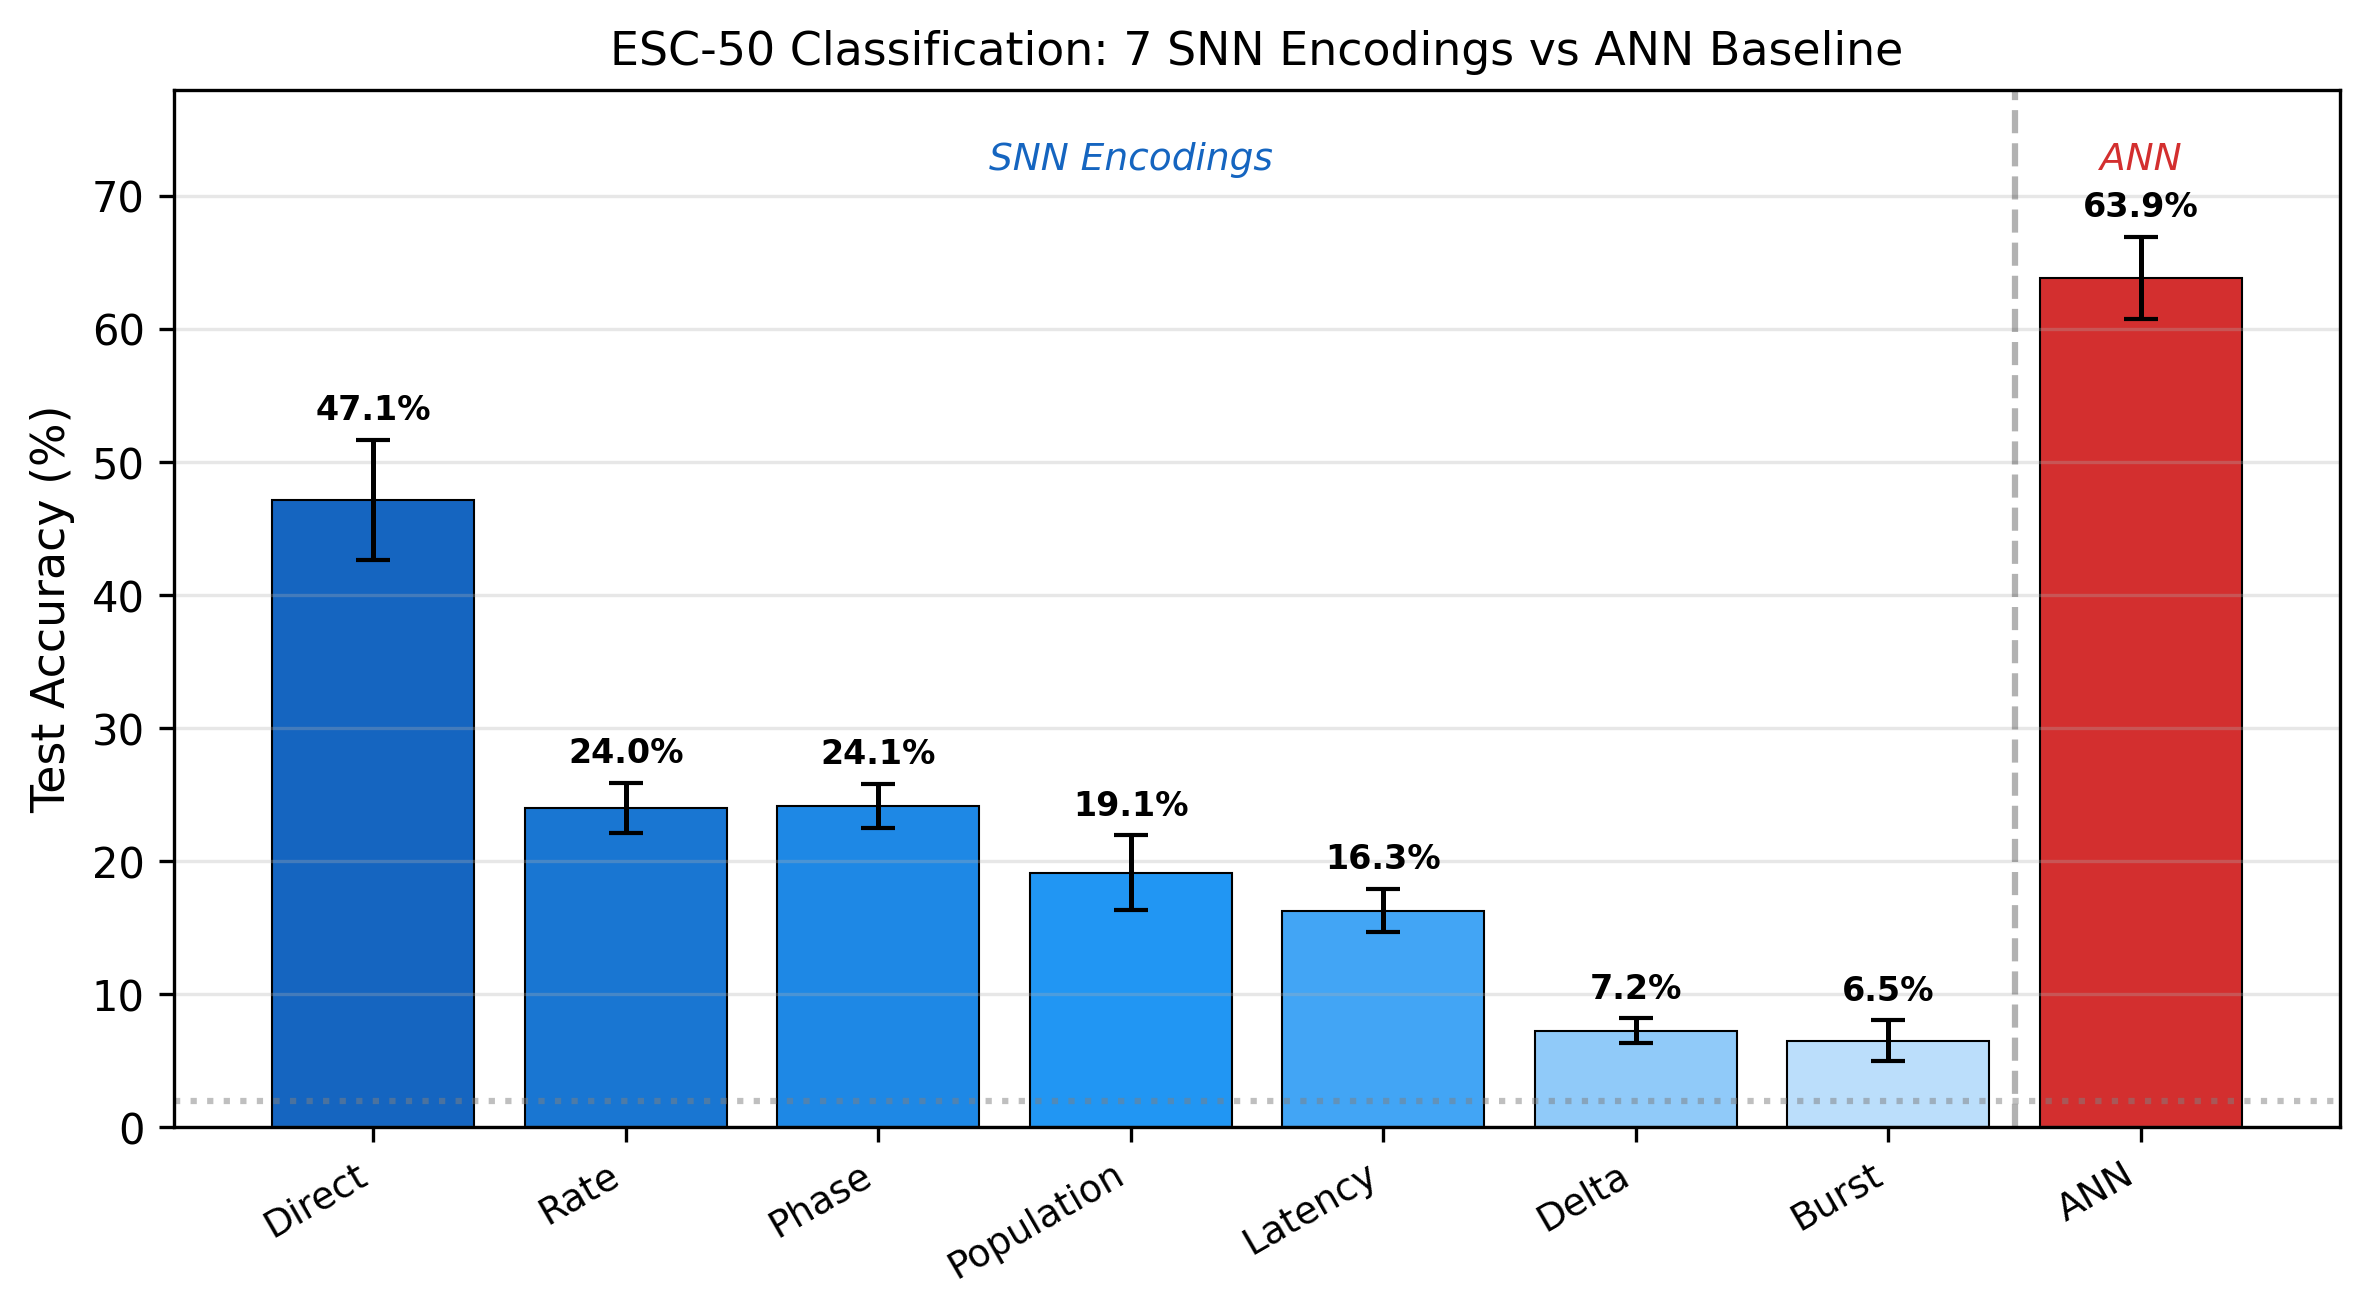

Generate this figure with Python:
"""Generate Figure 3: Encoding comparison bar chart for ICONS paper."""
import matplotlib
matplotlib.use("Agg")
import matplotlib.pyplot as plt
import numpy as np

# Data from 5-fold cross-validation results
encodings = ["Direct", "Rate", "Phase", "Population", "Latency", "Delta", "Burst", "ANN"]
means = [47.15, 24.00, 24.15, 19.15, 16.30, 7.25, 6.50, 63.85]
stds = [4.50, 1.90, 1.66, 2.79, 1.62, 0.94, 1.54, 3.07]

# Colors: SNN encodings in blue shades, ANN in red
colors = ['#1565C0', '#1976D2', '#1E88E5', '#2196F3', '#42A5F5', '#90CAF9', '#BBDEFB', '#D32F2F']

fig, ax = plt.subplots(figsize=(8, 4.5))

x = np.arange(len(encodings))
bars = ax.bar(x, means, yerr=stds, capsize=4, color=colors, edgecolor='black',
              linewidth=0.5, error_kw={'linewidth': 1.2})

# Add value labels on bars
for bar, mean, std in zip(bars, means, stds):
    ax.text(bar.get_x() + bar.get_width()/2., bar.get_height() + std + 1,
            f'{mean:.1f}%', ha='center', va='bottom', fontsize=8, fontweight='bold')

ax.set_xticks(x)
ax.set_xticklabels(encodings, rotation=30, ha='right', fontsize=9)
ax.set_ylabel('Test Accuracy (%)', fontsize=11)
ax.set_title('ESC-50 Classification: 7 SNN Encodings vs ANN Baseline', fontsize=11)
ax.set_ylim(0, 78)
ax.grid(axis='y', alpha=0.3)

# Add horizontal line for chance level
ax.axhline(y=2, color='gray', linestyle=':', alpha=0.5, label='Chance (2%)')

# Separator between SNN and ANN
ax.axvline(x=6.5, color='black', linestyle='--', alpha=0.3)
ax.text(3, 72, 'SNN Encodings', ha='center', fontsize=9, style='italic', color='#1565C0')
ax.text(7, 72, 'ANN', ha='center', fontsize=9, style='italic', color='#D32F2F')

plt.tight_layout()
plt.savefig('paper/figures/encoding_bar_chart.png', dpi=300, bbox_inches='tight')
plt.savefig('paper/figures/encoding_bar_chart.pdf', bbox_inches='tight')
plt.close()
print("Saved: paper/figures/encoding_bar_chart.png + .pdf")
